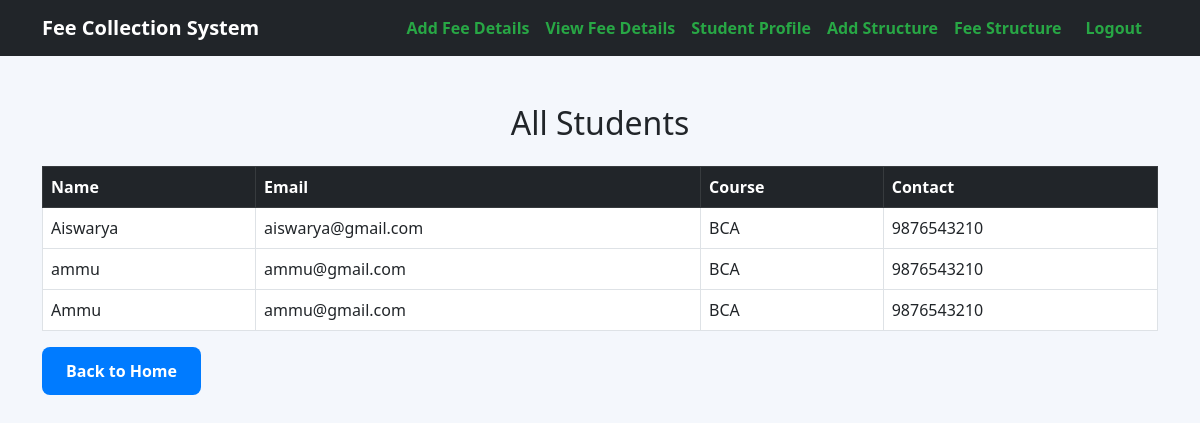
The app's page /studentprofile/ (signed in) with its own data.
### app/models.py (models this page shows, shortened)
class Student(models.Model):
    user = models.OneToOneField(User, on_delete=models.CASCADE)
    course = models.CharField(max_length=100)
    contact = models.CharField(max_length=15)

### app/views.py (the view)
# urls.py: path('studentprofile/', studentprofile, name='studentprofile'),
@login_required
def studentprofile(request):
    students = Student.objects.all()
    return render(request, 'owner/studentprofile.html', {'students': students})

### templates/owner/studentprofile.html (shortened to what this page needs)
<!DOCTYPE html>
<html lang="en">
<head>
    <link rel="stylesheet" href="https://cdn.jsdelivr.net/npm/bootstrap@5.3.0/dist/css/bootstrap.min.css">
</head>
<body>
    <nav class="navbar navbar-expand-lg navbar-dark bg-dark">
        <div class="container">
            <a class="navbar-brand" href="../homeowner">Fee Collection System</a>
            <div class="collapse navbar-collapse" id="navbarNav">
                <ul class="navbar-nav ms-auto">
                    <li class="nav-item"><a class="nav-link" href="{% url 'add_fee_details_of_student' %}">Add Fee Details</a></li>
                    <li class="nav-item"><a class="nav-link" href="{% url 'view_fee_details_of_student' %}">View Fee Details</a></li>
                    <li class="nav-item"><a class="nav-link" href="../studentprofile">Student Profile</a></li>
                    <li class="nav-item"><a class="nav-link active" href="../addfeestructure">Add Structure</a></li>
                    <li class="nav-item"><a class="nav-link active" href="../viewfeestructure">Fee Structure</a></li>
                    <li class="nav-item"><a class="nav-link btn btn-danger text-white px-3" href="{% url 'logout_owner' %}">Logout</a></li>
                </ul>
            </div>
        </div>
    </nav>
<div class="container mt-5">
    <h2 class="text-center">All Students</h2>
    <table class="table table-bordered mt-4">
        <thead class="table-dark">
            <tr>
                <th>Name</th>
                <th>Email</th>
                <th>Course</th>
                <th>Contact</th>
            </tr>
        </thead>
        <tbody>
            {% for student in students %}
            <tr>
                <td>{{ student.user.username }}</td>
                <td>{{ student.user.email }}</td>
                <td>{{ student.course }}</td>
                <td>{{ student.contact }}</td>
            </tr>
            {% empty %}
            <tr>
                <td colspan="5" class="text-center text-muted">No students found.</td>
            </tr>
            {% endfor %}
        </tbody>
    </table>
    <a href="{% url 'home' %}" class="btn btn-primary">Back to Home</a>
</div>
</body>
</html>

### templates/owner/studentprofile.html (style rules this page uses)
body { background-color: #f4f7fc; }
.navbar-brand { font-weight: bold; }
.navbar-nav .nav-link { color: #28a745 !important; font-weight: 600; transition: color 0.3s ease-in-out; }
.btn-primary { background-color: #007bff; border: none; padding: 12px 24px; font-size: 16px; font-weight: bold; border-radius: 8px; transition: background 0.3s ease-in-out; }

### records on screen
Student: user.username "Aiswarya", user.email "aiswarya@gmail.com", course "BCA", contact "9876543210"
Student: user.username "ammu", user.email "ammu@gmail.com", course "BCA", contact "9876543210"
Student: user.username "Ammu", user.email "ammu@gmail.com", course "BCA", contact "9876543210"
